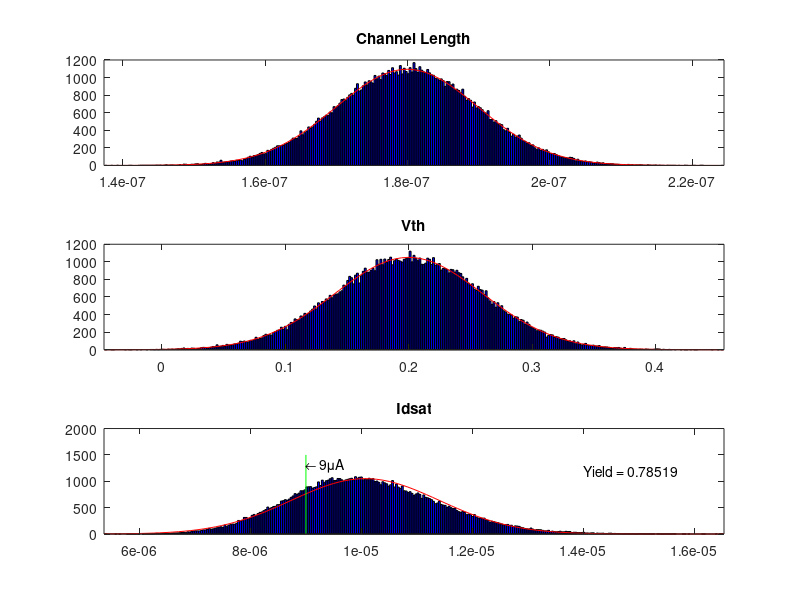

Recreate this plot in MATLAB.
vgs = 1.2
w = 1E-6
k = 3.6E-6

L_mean = 0.18E-6
L_std = 0.01E-6

Vth_mean = 0.2
Vth_std = 0.06
% 
% x = 0:0.001:0.6
% y = normpdf(x,Vth_mean,Vth_std)
% 
% subplot(2,1,1)
% plot(x,y)
% title('PDF of Voltage (V)')
% 
% x = 0:0.001E-7:0.3E-6
% y = normpdf(x,L_mean,L_std)
%   subplot(2,1,2)
%   plot(x,y)
%   title('PDF of Channel Length (m)')


rng('default')
num_samples = 100000
L_norm = normrnd(L_mean,L_std,[1,num_samples])
Vth_norm = normrnd(Vth_mean,Vth_std,[1,num_samples])
Idsat = (((1/2)*w*k)./L_norm).*(vgs - Vth_norm).^2

limit = 9E-6

num_passed = sum(Idsat > limit)
yield = num_passed/num_samples

Idsat_mean = mean(Idsat)
Idsat_std  = std(Idsat)

subplot(3,1,1)
histfit(L_norm)
title('Channel Length')
subplot(3,1,2)
histfit(Vth_norm)
title('Vth')
subplot(3,1,3)
histfit(Idsat)
title('Idsat')
hold on
line([9E-6 9E-6],[0 1500],'Color','green')
text(limit,1300,'\leftarrow 9\muA')
my_text = ['Yield = ',num2str(yield)]
text(1.4E-5,1200,my_text)



